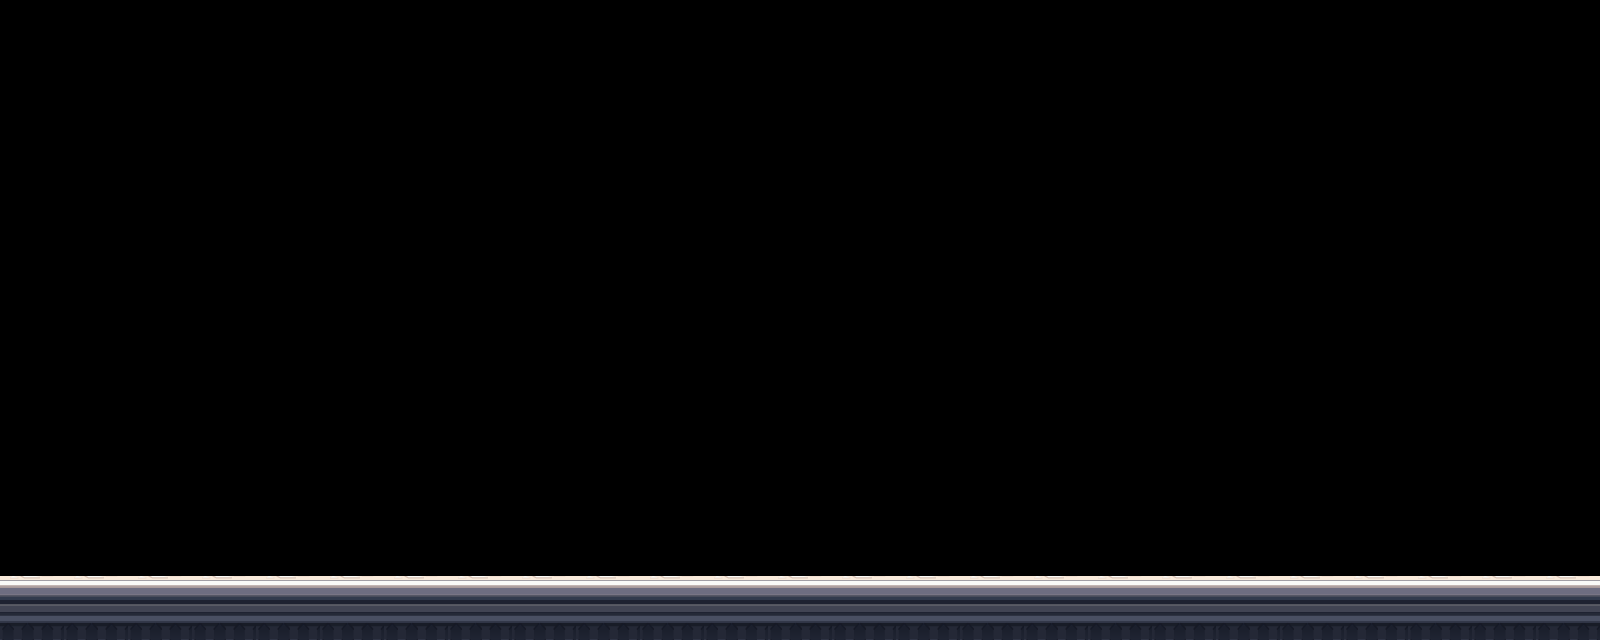

This game map was drawn from its Tiled (.tmx) file and the tilesets committed beside it. A one-line description and the full map source follow:
An orthogonal 50x20 tile map with 32x32 px tiles, 1 tile layer (floor).

<map version="1.2" tiledversion="1.3.1" orientation="orthogonal" renderorder="left-up" compressionlevel="0" width="50" height="20" tilewidth="32" tileheight="32" infinite="0" nextlayerid="2" nextobjectid="1">
 <tileset firstgid="1" source="../tsxs/Item_02_New.tsx" />
 <layer id="1" name="floor" width="50" height="20">
  <data encoding="csv">
0,0,0,0,0,0,0,0,0,0,0,0,0,0,0,0,0,0,0,0,0,0,0,0,0,0,0,0,0,0,0,0,0,0,0,0,0,0,0,0,0,0,0,0,0,0,0,0,0,0,
0,0,0,0,0,0,0,0,0,0,0,0,0,0,0,0,0,0,0,0,0,0,0,0,0,0,0,0,0,0,0,0,0,0,0,0,0,0,0,0,0,0,0,0,0,0,0,0,0,0,
0,0,0,0,0,0,0,0,0,0,0,0,0,0,0,0,0,0,0,0,0,0,0,0,0,0,0,0,0,0,0,0,0,0,0,0,0,0,0,0,0,0,0,0,0,0,0,0,0,0,
0,0,0,0,0,0,0,0,0,0,0,0,0,0,0,0,0,0,0,0,0,0,0,0,0,0,0,0,0,0,0,0,0,0,0,0,0,0,0,0,0,0,0,0,0,0,0,0,0,0,
0,0,0,0,0,0,0,0,0,0,0,0,0,0,0,0,0,0,0,0,0,0,0,0,0,0,0,0,0,0,0,0,0,0,0,0,0,0,0,0,0,0,0,0,0,0,0,0,0,0,
0,0,0,0,0,0,0,0,0,0,0,0,0,0,0,0,0,0,0,0,0,0,0,0,0,0,0,0,0,0,0,0,0,0,0,0,0,0,0,0,0,0,0,0,0,0,0,0,0,0,
0,0,0,0,0,0,0,0,0,0,0,0,0,0,0,0,0,0,0,0,0,0,0,0,0,0,0,0,0,0,0,0,0,0,0,0,0,0,0,0,0,0,0,0,0,0,0,0,0,0,
0,0,0,0,0,0,0,0,0,0,0,0,0,0,0,0,0,0,0,0,0,0,0,0,0,0,0,0,0,0,0,0,0,0,0,0,0,0,0,0,0,0,0,0,0,0,0,0,0,0,
0,0,0,0,0,0,0,0,0,0,0,0,0,0,0,0,0,0,0,0,0,0,0,0,0,0,0,0,0,0,0,0,0,0,0,0,0,0,0,0,0,0,0,0,0,0,0,0,0,0,
0,0,0,0,0,0,0,0,0,0,0,0,0,0,0,0,0,0,0,0,0,0,0,0,0,0,0,0,0,0,0,0,0,0,0,0,0,0,0,0,0,0,0,0,0,0,0,0,0,0,
0,0,0,0,0,0,0,0,0,0,0,0,0,0,0,0,0,0,0,0,0,0,0,0,0,0,0,0,0,0,0,0,0,0,0,0,0,0,0,0,0,0,0,0,0,0,0,0,0,0,
0,0,0,0,0,0,0,0,0,0,0,0,0,0,0,0,0,0,0,0,0,0,0,0,0,0,0,0,0,0,0,0,0,0,0,0,0,0,0,0,0,0,0,0,0,0,0,0,0,0,
0,0,0,0,0,0,0,0,0,0,0,0,0,0,0,0,0,0,0,0,0,0,0,0,0,0,0,0,0,0,0,0,0,0,0,0,0,0,0,0,0,0,0,0,0,0,0,0,0,0,
0,0,0,0,0,0,0,0,0,0,0,0,0,0,0,0,0,0,0,0,0,0,0,0,0,0,0,0,0,0,0,0,0,0,0,0,0,0,0,0,0,0,0,0,0,0,0,0,0,0,
0,0,0,0,0,0,0,0,0,0,0,0,0,0,0,0,0,0,0,0,0,0,0,0,0,0,0,0,0,0,0,0,0,0,0,0,0,0,0,0,0,0,0,0,0,0,0,0,0,0,
0,0,0,0,0,0,0,0,0,0,0,0,0,0,0,0,0,0,0,0,0,0,0,0,0,0,0,0,0,0,0,0,0,0,0,0,0,0,0,0,0,0,0,0,0,0,0,0,0,0,
0,0,0,0,0,0,0,0,0,0,0,0,0,0,0,0,0,0,0,0,0,0,0,0,0,0,0,0,0,0,0,0,0,0,0,0,0,0,0,0,0,0,0,0,0,0,0,0,0,0,
0,0,0,0,0,0,0,0,0,0,0,0,0,0,0,0,0,0,0,0,0,0,0,0,0,0,0,0,0,0,0,0,0,0,0,0,0,0,0,0,0,0,0,0,0,0,0,0,0,0,
36,37,36,37,36,37,36,37,36,37,36,37,36,37,36,37,36,37,36,37,36,37,36,37,36,37,36,37,36,37,36,37,36,37,36,37,36,37,36,37,36,37,36,37,36,37,36,37,36,37,
68,69,68,69,68,69,68,69,68,69,68,69,68,69,68,69,68,69,68,69,68,69,68,69,68,69,68,69,68,69,68,69,68,69,68,69,68,69,68,69,68,69,68,69,68,69,68,69,68,69
</data>
 </layer>
</map>
